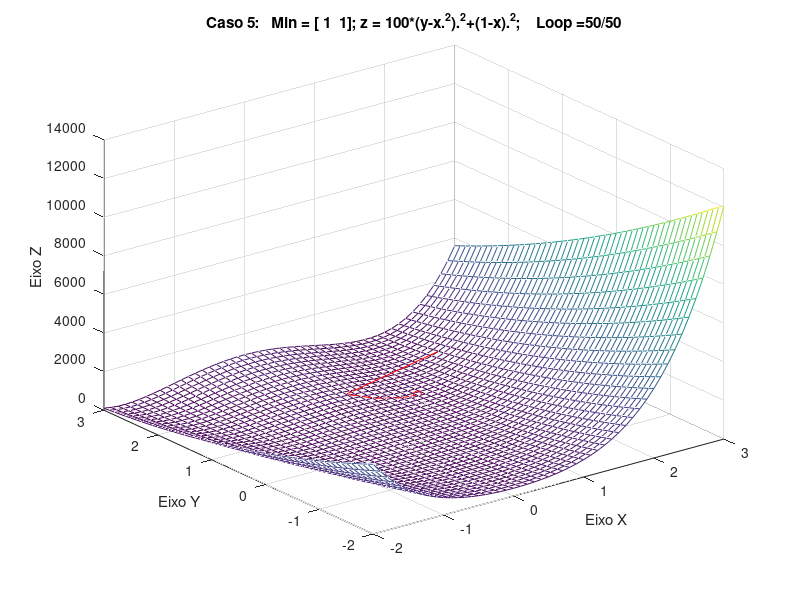

MATLAB code to generate this figure:
function Caso5(t,Rastro,Alfa,N);
% Regra do gradiente ->  x = x - Alfa.Gradiente

%Sintaxe: Caso5(<t>,<Rastro>,<Alfa>,<N>);    Onde:  - t = tempo (s) para o pause (default = 0.2s)
%                                                        - Rastro = 1/0 indica se eh para plotar o rastro (default = 10)
%                                                        - Alfa eh o passo do gradiente (default = 0.001)
%                                                        - N eh o numero de loop (default = 50)

% Caso 5: z=100*(y-x^2)^2+(1-x)^2';    dz/dx = -400*x*(y-x^2)-2*(1-x)      dz/dy=200*(y-x^2)];

close all          % Fecha figuras abertas

% identifica parametros e/ou default
if nargin<4        % Usuario nao definiu N
    N=50;        % Assume valor default
end
if nargin<3        % Usuario nao definiu Alfa
    Alfa = 0.001;   % Assume valor default
end
if nargin<2        % Usuario nao definiu se eh para plotar o rastro
    Rastro = 1;    % Assume valor default
end
if nargin<1        % Usuario nao definiu o tempo para o pause
    t=0.2;           % Assume valor default
end

% Constrói o gráfico da função
xx = -2:0.1:3;
yy = xx;
[x,y]=meshgrid(xx,yy);
z=100*(y-x.^2).^2+(1-x).^2;
mesh(x,y,z);
hold on
grid on
titulo=title('Caso 5:   Min = [ 1  1]');
ylabel('Eixo Y')                                  % Nome do eixo Y
xlabel(strcat('Eixo X'))                          % Nome do eixo X 
zlabel(strcat('Eixo Z'))                          % Nome do eixo Z
eixos=axis;

% Indica condicao inicial
x=2;
y=2;
posicao=plot3(x,y,100*(y-x.^2).^2+(1-x).^2,'ro');

axis(eixos);                                       % Garante posicao original dos eixos

for i = 1:N
   pause(t)                                       % Aguarda 1s para visualizacao da tela
   xi=x;  yi=y;                                   % So para plotar o rastro se precisar
   x = x - Alfa*(-400*x*(y-x^2)-2*(1-x));                              % Ajuste da posicao pela regra do gradiente
   y = y - Alfa*(200*(y-x^2));                              % Ajuste da posicao pela regra do gradiente
   if Rastro                                      % Indica se eh para plotar o rastro
       plot3([xi  x], [yi  y], [100*(yi-xi.^2).^2+(1-xi).^2  100*(y-x.^2).^2+(1-x).^2],'r')% Plota o rastro
   end
   set(posicao,'xdata',x,'ydata',y,'zdata',100*(y-x.^2).^2+(1-x).^2)       % Muda a posicao do PLOT do ponto
   set(titulo,'string',strcat('Caso 5:   Min = [ 1  1]; z = 100*(y-x.^2).^2+(1-x).^2;    Loop = ',num2str(i),'/',num2str(N)))   % Ajusta titulo com o numero do LOOP
   drawnow;
end
